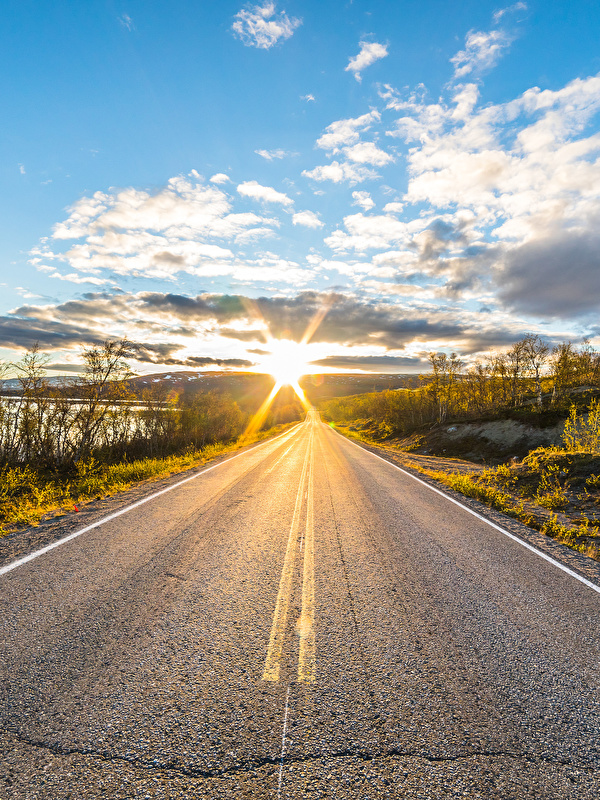
%> input picture bg2.jpg, 600 x 800 px
$ octave challenge.m   (GNU Octave 9; MATLAB toolbox functions it lacks are replaced by stand-ins)
%> lines starting %> are read from the running program, lines starting %| are printed output that depends on the picture
### config.m
%% Computer Vision Challenge 2020 config.m


%% Generall Settings
% Group number:
group_number = 35;

% Group members:
members = {'Jiangnan Huang', 'Zhiwei Liang','Nan Chen', 'Ivan Hartono'};

% Email-Address (from Moodle!):
mail = {'jiangnan.huang@tum.de', 'zhiwei.liang@tum.de','nan.chen@tum.de','ivan.hartono@tum.de'};

%% Setup Image Reader
% Specify Scene Folder
if ispc %if it's windows
    src = strcat(pwd,'\data\P1L_S1');  % pwd: identify current folder
else
    if ismac||isunix %if it's mac or unix
        src = strcat(pwd,'/data/P1L_S1');
    else
        error("System not supported!\n");
    end
end

% Select Cameras
L =2; %set index of folder, camera left and right
R =3;

% Choose a start point
start = 1500;

% Choose the number of succseeding frames
N =4; %set number of following images

%get object
ir = ImageReader(src, L, R, start, N); %initialize object of class ImageReader

%set loop
loop=0;

%% Output Settings
% Output Path
%check system
if ispc %system recognition again for path
    dest = strcat(pwd,'\output.avi');
else
    if ismac||isunix
        dest = strcat(pwd,'/output.avi');
    else
        error("System not supported!\n");
    end
end

% Load Virtual Background
if ispc %all virtual background will be saved in bg folder, which is in the same directory of this config.m
    bgpath = strcat(pwd,'\bg\bg2.jpg');
else
    if ismac||isunix
        bgpath = strcat(pwd,'/bg/bg2.jpg');
    else
        error("System not supported!\n");
    end
end

bg = im2double(imread(bgpath));

bg=imresize(bg,[600,800]); % adapt the bg to the size of 600*800*3, since the original virtual background can be of random size
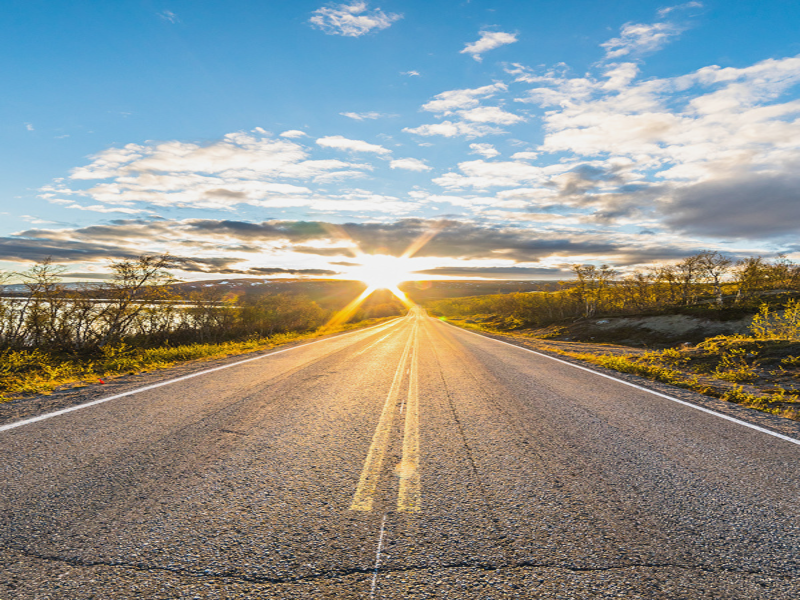
%> bg: size 600x800x3 double; mean R, G, B 0.578, 0.593, 0.573; mean of the top-left, top-right, bottom-left and bottom-right quarters 0.715, 0.712, 0.466, 0.431; drawn with min black and max white

% Select rendering mode
render_mode = "substitute";

% Create a movie array
movie=cell(1,5000);
movie_flag=0; %if movie is full, set flag 1

%index for movie, for loop later
i=1;

% Store Output?
store = true;

### challenge.m
%% Computer Vision Challenge 2020 challenge.m
clear
clc
close all
%% Start timer here
tic
%% Generate Movie
%load default parameters, if gui has passed no parameters already, this should not be executed.
config;

while loop ~= 1
  % Get next image tensors
  [left,right,loop]=next(ir);
  if loop~=1%we ignore image 1,2 and rest image in the end, because seg not work for them
    % Generate binary mask
    mask=segmentation(left,right);
    frame=left(:,:,7:9);
    % Render new frame
    result = im2uint8(render(frame,mask,bg,render_mode)); %double not work due to precision error, memory error and so on, so convert it to uint8
    movie{i}=result;  %save current processed image to movie cell array
    i=i+1;
  end
  if i==5000 %if movie is full, new image will overwrite from beginning
    i=1;
    movie_flag=1;%if GUI set loop mode, movie will be full filled and totally exported.
  end
end
%> after the loop, i = 1; movie = 5000 items; movie_flag = 0

%% Stop timer here
elapsed_time =toc; %get runtime

%% Write Movie to Disk
if store
    VideoObj = VideoWriter(dest,'Motion JPEG AVI');  % VideoWriter is an object to write files, dest is file name, 'Motion JPEG AVI' is file type
    % create the video writer with 5 fps, the default value is 30
    VideoObj.FrameRate = 15;

    % open the video writer
    open(VideoObj);

    %clip movie, delete blank frames
    if movie_flag==0 %if movie is full, export all as video, if not, delete blank part
        movie=movie(1:i-1);
%> movie = {}
    else
        movie_flag=0;%reset it for next
    end

    % write the frames to the video
    for u=1:length(movie)
     % convert the image to a frame
       frame = im2frame(movie{u});
       writeVideo(VideoObj, frame);
    end
%> this loop made 0 passes

    % close the writer object
    close(VideoObj);
end

$ run again, with bg1.jpg copied over bg2.jpg
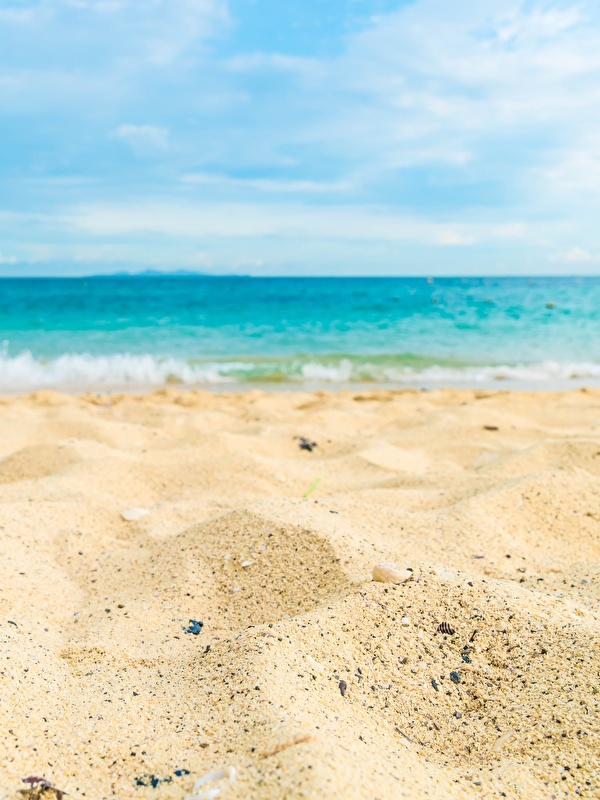
%> input picture bg1.jpg, 600 x 800 px
%> `bg=imresize(bg,[600,800]);`:
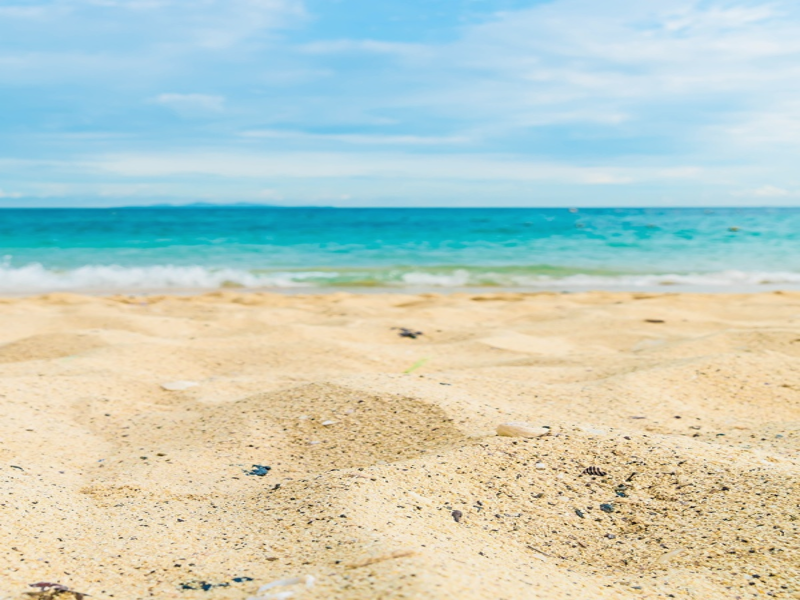
%> bg: size 600x800x3 double; mean R, G, B 0.768, 0.831, 0.783; mean of the top-left, top-right, bottom-left and bottom-right quarters 0.749, 0.807, 0.817, 0.801; drawn with min black and max white
%> after the loop `while loop ~= 1`: i = 1; movie = 5000 items; movie_flag = 0
%> `movie=movie(1:i-1);`: movie = {}
